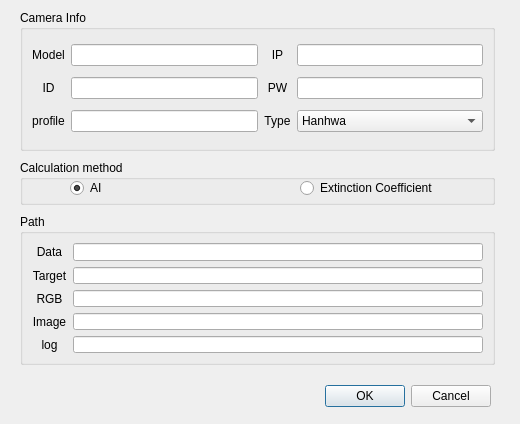
<?xml version="1.0" encoding="UTF-8"?>
<ui version="4.0">
 <class>Dialog</class>
 <widget class="QDialog" name="Dialog">
  <property name="geometry">
   <rect>
    <x>0</x>
    <y>0</y>
    <width>520</width>
    <height>424</height>
   </rect>
  </property>
  <property name="windowTitle">
   <string>JS06 Setting</string>
  </property>
  <widget class="QDialogButtonBox" name="buttonBox">
   <property name="geometry">
    <rect>
     <x>150</x>
     <y>380</y>
     <width>341</width>
     <height>32</height>
    </rect>
   </property>
   <property name="orientation">
    <enum>Qt::Horizontal</enum>
   </property>
   <property name="standardButtons">
    <set>QDialogButtonBox::Cancel|QDialogButtonBox::Ok</set>
   </property>
  </widget>
  <widget class="QGroupBox" name="groupBox_3">
   <property name="geometry">
    <rect>
     <x>20</x>
     <y>214</y>
     <width>475</width>
     <height>151</height>
    </rect>
   </property>
   <property name="title">
    <string>Path</string>
   </property>
   <layout class="QGridLayout" name="gridLayout_6">
    <item row="2" column="1">
     <widget class="QLineEdit" name="rgb_path_lineEdit"/>
    </item>
    <item row="3" column="1">
     <widget class="QLineEdit" name="image_path_lineEdit"/>
    </item>
    <item row="0" column="0">
     <widget class="QLabel" name="label_7">
      <property name="text">
       <string>Data</string>
      </property>
      <property name="alignment">
       <set>Qt::AlignCenter</set>
      </property>
     </widget>
    </item>
    <item row="1" column="1">
     <widget class="QLineEdit" name="target_path_lineEdit"/>
    </item>
    <item row="3" column="0">
     <widget class="QLabel" name="label_10">
      <property name="text">
       <string>Image</string>
      </property>
      <property name="alignment">
       <set>Qt::AlignCenter</set>
      </property>
     </widget>
    </item>
    <item row="0" column="1">
     <widget class="QLineEdit" name="data_path_lineEdit"/>
    </item>
    <item row="2" column="0">
     <widget class="QLabel" name="label_9">
      <property name="text">
       <string>RGB</string>
      </property>
      <property name="alignment">
       <set>Qt::AlignCenter</set>
      </property>
     </widget>
    </item>
    <item row="1" column="0">
     <widget class="QLabel" name="label_8">
      <property name="text">
       <string>Target</string>
      </property>
      <property name="alignment">
       <set>Qt::AlignCenter</set>
      </property>
     </widget>
    </item>
    <item row="4" column="0">
     <widget class="QLabel" name="label_11">
      <property name="text">
       <string>log</string>
      </property>
      <property name="alignment">
       <set>Qt::AlignCenter</set>
      </property>
     </widget>
    </item>
    <item row="4" column="1">
     <widget class="QLineEdit" name="log_path_lineEdit"/>
    </item>
   </layout>
  </widget>
  <widget class="QGroupBox" name="groupBox">
   <property name="geometry">
    <rect>
     <x>20</x>
     <y>10</y>
     <width>475</width>
     <height>141</height>
    </rect>
   </property>
   <property name="title">
    <string>Camera Info</string>
   </property>
   <layout class="QGridLayout" name="gridLayout_4">
    <item row="4" column="5">
     <widget class="QLineEdit" name="camera_password_lineEdit"/>
    </item>
    <item row="0" column="1">
     <widget class="QLineEdit" name="camera_model_lineEdit"/>
    </item>
    <item row="4" column="0">
     <widget class="QLabel" name="label_4">
      <property name="text">
       <string>ID</string>
      </property>
      <property name="alignment">
       <set>Qt::AlignCenter</set>
      </property>
     </widget>
    </item>
    <item row="0" column="0">
     <widget class="QLabel" name="label">
      <property name="text">
       <string>Model</string>
      </property>
      <property name="alignment">
       <set>Qt::AlignCenter</set>
      </property>
     </widget>
    </item>
    <item row="5" column="5">
     <widget class="QComboBox" name="camera_type_comboBox">
      <item>
       <property name="text">
        <string>Hanhwa</string>
       </property>
      </item>
      <item>
       <property name="text">
        <string>Other</string>
       </property>
      </item>
     </widget>
    </item>
    <item row="0" column="4">
     <widget class="QLabel" name="label_2">
      <property name="text">
       <string>IP</string>
      </property>
      <property name="alignment">
       <set>Qt::AlignCenter</set>
      </property>
     </widget>
    </item>
    <item row="5" column="4">
     <widget class="QLabel" name="label_6">
      <property name="text">
       <string>Type</string>
      </property>
      <property name="alignment">
       <set>Qt::AlignCenter</set>
      </property>
     </widget>
    </item>
    <item row="4" column="1">
     <widget class="QLineEdit" name="camera_id_lineEdit"/>
    </item>
    <item row="0" column="5">
     <widget class="QLineEdit" name="camera_ip_lineEdit"/>
    </item>
    <item row="4" column="4">
     <widget class="QLabel" name="label_5">
      <property name="text">
       <string>PW</string>
      </property>
      <property name="alignment">
       <set>Qt::AlignCenter</set>
      </property>
     </widget>
    </item>
    <item row="5" column="0">
     <widget class="QLabel" name="label_3">
      <property name="text">
       <string>profile</string>
      </property>
      <property name="alignment">
       <set>Qt::AlignCenter</set>
      </property>
     </widget>
    </item>
    <item row="5" column="1">
     <widget class="QLineEdit" name="camera_profile_num_lineEdit"/>
    </item>
   </layout>
  </widget>
  <widget class="QGroupBox" name="groupBox_2">
   <property name="geometry">
    <rect>
     <x>20</x>
     <y>160</y>
     <width>475</width>
     <height>45</height>
    </rect>
   </property>
   <property name="title">
    <string>Calculation method</string>
   </property>
   <widget class="QRadioButton" name="ai_radioButton">
    <property name="geometry">
     <rect>
      <x>50</x>
      <y>20</y>
      <width>90</width>
      <height>16</height>
     </rect>
    </property>
    <property name="text">
     <string>AI</string>
    </property>
    <property name="checked">
     <bool>true</bool>
    </property>
   </widget>
   <widget class="QRadioButton" name="ext_radioButton">
    <property name="geometry">
     <rect>
      <x>280</x>
      <y>20</y>
      <width>161</width>
      <height>16</height>
     </rect>
    </property>
    <property name="text">
     <string>Extinction Coefficient</string>
    </property>
    <property name="checked">
     <bool>false</bool>
    </property>
   </widget>
  </widget>
  <widget class="QLabel" name="logo_label">
   <property name="geometry">
    <rect>
     <x>20</x>
     <y>370</y>
     <width>50</width>
     <height>40</height>
    </rect>
   </property>
   <property name="styleSheet">
    <string notr="true">
#logo_label
{
	background-image: url(./ui/icon/logo_2.png);
	border:0px;
}
</string>
   </property>
   <property name="text">
    <string/>
   </property>
  </widget>
 </widget>
 <resources/>
 <connections>
  <connection>
   <sender>buttonBox</sender>
   <signal>accepted()</signal>
   <receiver>Dialog</receiver>
   <slot>accept()</slot>
   <hints>
    <hint type="sourcelabel">
     <x>248</x>
     <y>254</y>
    </hint>
    <hint type="destinationlabel">
     <x>157</x>
     <y>274</y>
    </hint>
   </hints>
  </connection>
  <connection>
   <sender>buttonBox</sender>
   <signal>rejected()</signal>
   <receiver>Dialog</receiver>
   <slot>reject()</slot>
   <hints>
    <hint type="sourcelabel">
     <x>316</x>
     <y>260</y>
    </hint>
    <hint type="destinationlabel">
     <x>286</x>
     <y>274</y>
    </hint>
   </hints>
  </connection>
 </connections>
</ui>
